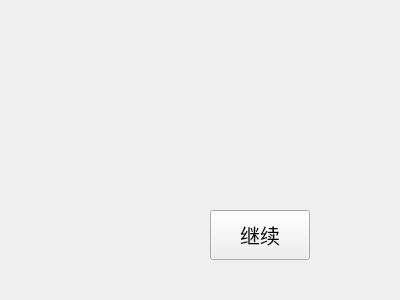
<?xml version="1.0" encoding="UTF-8"?>
<ui version="4.0">
 <class>PPT47</class>
 <widget class="QWidget" name="PPT47">
  <property name="geometry">
   <rect>
    <x>0</x>
    <y>0</y>
    <width>400</width>
    <height>300</height>
   </rect>
  </property>
  <property name="windowTitle">
   <string>Form</string>
  </property>
  <widget class="QPushButton" name="pushButton">
   <property name="geometry">
    <rect>
     <x>210</x>
     <y>210</y>
     <width>100</width>
     <height>50</height>
    </rect>
   </property>
   <property name="font">
    <font>
     <pointsize>15</pointsize>
    </font>
   </property>
   <property name="text">
    <string>继续</string>
   </property>
   <property name="icon">
    <iconset resource="res.qrc">
     <normaloff>:/P1-6/IMAGE/jx (2).jpg</normaloff>:/P1-6/IMAGE/jx (2).jpg</iconset>
   </property>
   <property name="iconSize">
    <size>
     <width>30</width>
     <height>30</height>
    </size>
   </property>
  </widget>
 </widget>
 <resources>
  <include location="res.qrc"/>
 </resources>
 <connections/>
</ui>
